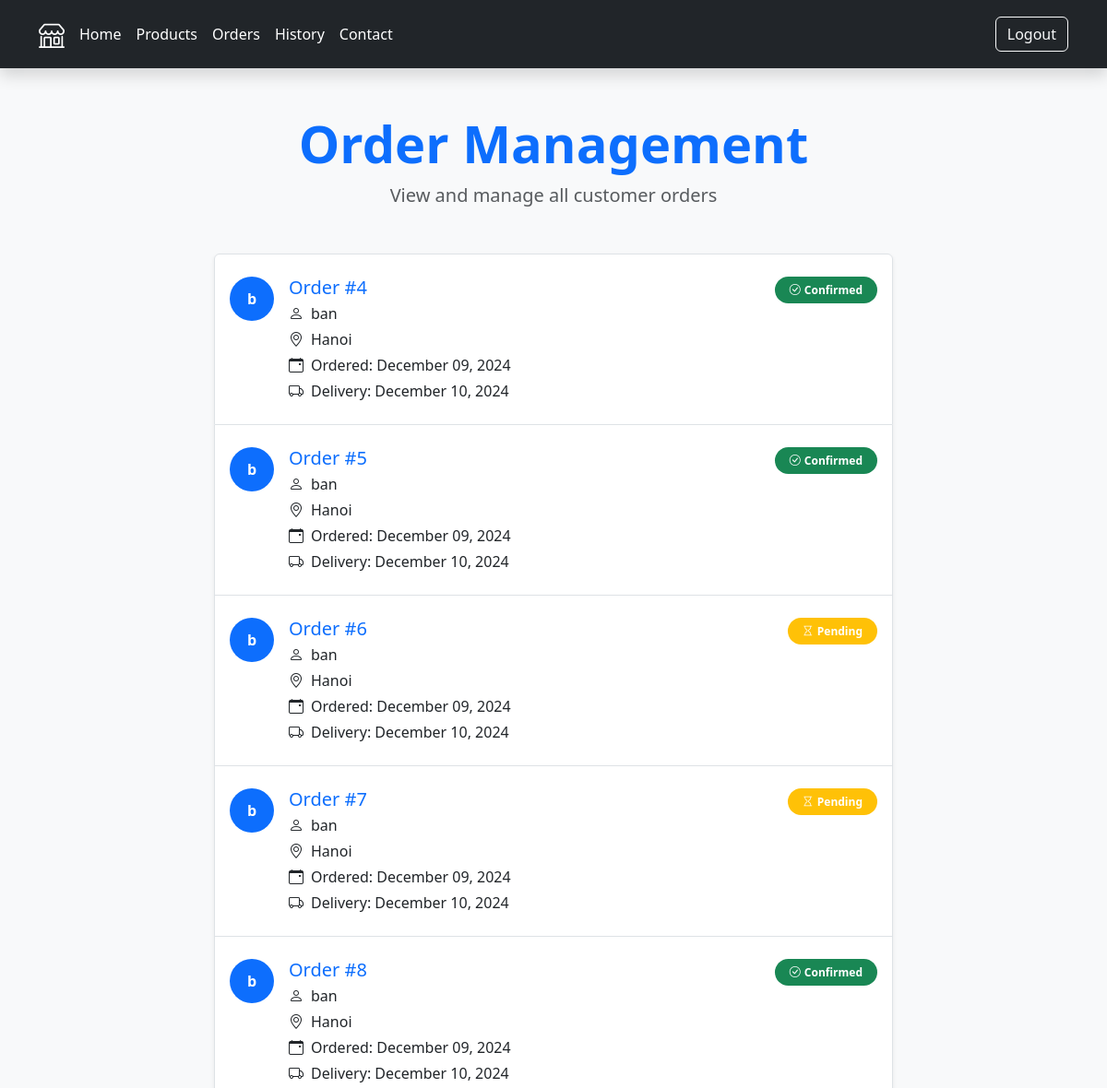
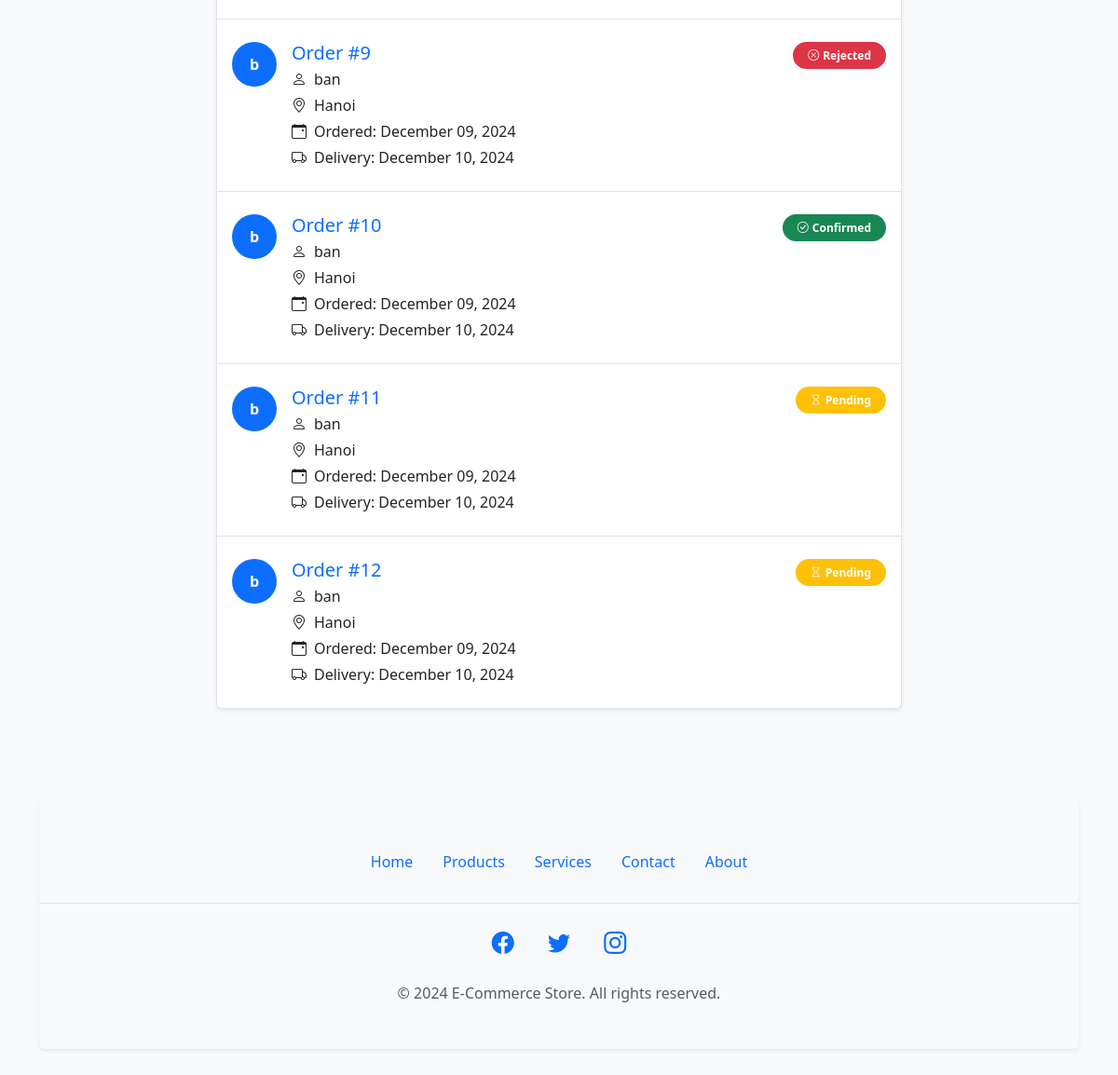
The app's page /history (signed in) with its own data (2 pictures, top to bottom).
### main.py (models this page shows)
class Order(db.Model):
    __tablename__ = "orders"
    id: Mapped[int] = mapped_column(Integer, primary_key=True)
    user_id: Mapped[int] = mapped_column(db.ForeignKey("users.id"))
    user = relationship("User")
    selections: Mapped[List["Selection"]] = relationship(back_populates="order")
    order_date: Mapped[str] = mapped_column(String, nullable=False)
    confirmed: Mapped[Optional[bool]] = mapped_column(Boolean)
    feedback: Mapped[Optional[str]] = mapped_column(String)

class User(UserMixin, db.Model):
    __tablename__ = "users"
    id: Mapped[int] = mapped_column(Integer, primary_key=True)
    email: Mapped[str] = mapped_column(String, unique=True)
    name: Mapped[str]= mapped_column(String, nullable=False)
    password: Mapped[str] = mapped_column(String, nullable=False)
    selections = relationship("Selection", back_populates="user")
    address: Mapped[Optional[str]] = mapped_column(String)
    shipping: Mapped[Optional[str]] = mapped_column(String)
    total_price: Mapped[Optional[str]] = mapped_column(String)
    summary: Mapped[Optional[str]] = mapped_column(String)
    delivery_date: Mapped[Optional[str]] = mapped_column(String)

### main.py (the view)
@app.route('/history', methods=["POST", "GET"])
def history():
    list = db.session.execute(db.select(Order).where(Order.user_id == current_user.id)).scalars().all()
    return render_template('manage.html', list=list)

### main.py (called while the page is built)
@login_manager.user_loader
def load_user(user_id):
    return db.session.get(User, user_id)

### templates/manage.html
{% include 'header.html' %}
<div class="container py-5">
  <div class="text-center mb-5">
    <h1 class="display-4 fw-bold text-primary">Order Management</h1>
    <p class="lead text-muted">View and manage all customer orders</p>
  </div>
  <div class="row justify-content-center">
    <div class="col-lg-8">
      <div class="list-group shadow-sm">
        {% for each in list:%}
        <a href="{{url_for('show_order', order_id=each.id)}}" class="list-group-item list-group-item-action d-flex gap-3 py-4 position-relative hover-shadow transition-all" aria-current="true">
          <div class="d-flex align-items-center justify-content-center bg-primary rounded-circle flex-shrink-0" style="width: 48px; height: 48px;">
            <span class="text-white fw-bold">{{each.user.name[0]}}</span>
          </div>
          <div class="d-flex gap-2 w-100 justify-content-between">
            <div>
              <h5 class="mb-1 text-primary">Order #{{each.id}}</h5>
              <p class="mb-1"><i class="bi bi-person me-2"></i>{{each.user.name}}</p>
              <p class="mb-1"><i class="bi bi-geo-alt me-2"></i>{{each.user.address}}</p>
              <p class="mb-1"><i class="bi bi-calendar-event me-2"></i>Ordered: {{each.order_date}}</p>
              <p class="mb-0"><i class="bi bi-truck me-2"></i>Delivery: {{each.user.delivery_date}}</p>
            </div>
            <div class="text-end">
              {% if each.confirmed == None: %}
              <span class="badge bg-warning px-3 py-2 rounded-pill">
                <i class="bi bi-hourglass me-1"></i>Pending
              </span>
              {% endif %}
              {% if each.confirmed != None and each.confirmed == True: %}
              <span class="badge bg-success px-3 py-2 rounded-pill">
                <i class="bi bi-check-circle me-1"></i>Confirmed
              </span>
              {% endif %}
              {% if each.confirmed != None and each.confirmed == False: %}
              <span class="badge bg-danger px-3 py-2 rounded-pill">
                <i class="bi bi-x-circle me-1"></i>Rejected
              </span>
              {% endif %}
            </div>
          </div>
        </a>
        {% endfor %}
      </div>
    </div>
  </div>
</div>
{% include 'footer.html' %}

### static/css/styles.css (style rules this page uses)
body { font-family: 'Segoe UI', Tahoma, Geneva, Verdana, sans-serif; background-color: #f8f9fa; color: #212529; }
.transition-all { transition: all 0.3s ease; }

### records on screen
Order: user "b", id "4", user.name "ban", user.address "Hanoi", order_date "December 09, 2024", user.delivery_date "December 10, 2024", confirmed True (drawn)
Order: user "b", id "5", user.name "ban", user.address "Hanoi", order_date "December 09, 2024", user.delivery_date "December 10, 2024", confirmed True (drawn)
Order: user "b", id "6", user.name "ban", user.address "Hanoi", order_date "December 09, 2024", user.delivery_date "December 10, 2024", shows "Pending"
Order: user "b", id "7", user.name "ban", user.address "Hanoi", order_date "December 09, 2024", user.delivery_date "December 10, 2024", shows "Pending"
Order: user "b", id "8", user.name "ban", user.address "Hanoi", order_date "December 09, 2024", user.delivery_date "December 10, 2024", confirmed True (drawn)
Order: user "b", id "9", user.name "ban", user.address "Hanoi", order_date "December 09, 2024", user.delivery_date "December 10, 2024", confirmed False (drawn)
Order: user "b", id "10", user.name "ban", user.address "Hanoi", order_date "December 09, 2024", user.delivery_date "December 10, 2024", confirmed True (drawn)
Order: user "b", id "11", user.name "ban", user.address "Hanoi", order_date "December 09, 2024", user.delivery_date "December 10, 2024", shows "Pending"
Order: user "b", id "12", user.name "ban", user.address "Hanoi", order_date "December 09, 2024", user.delivery_date "December 10, 2024", shows "Pending"
